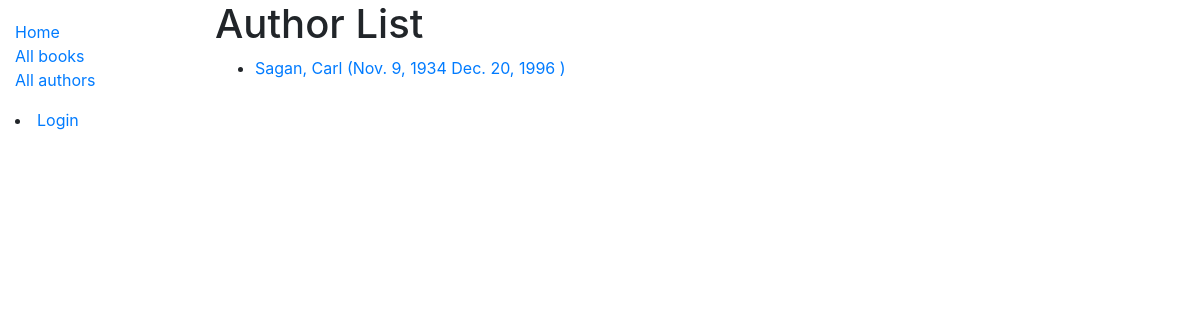
Before: /catalog/authors with the older database file.
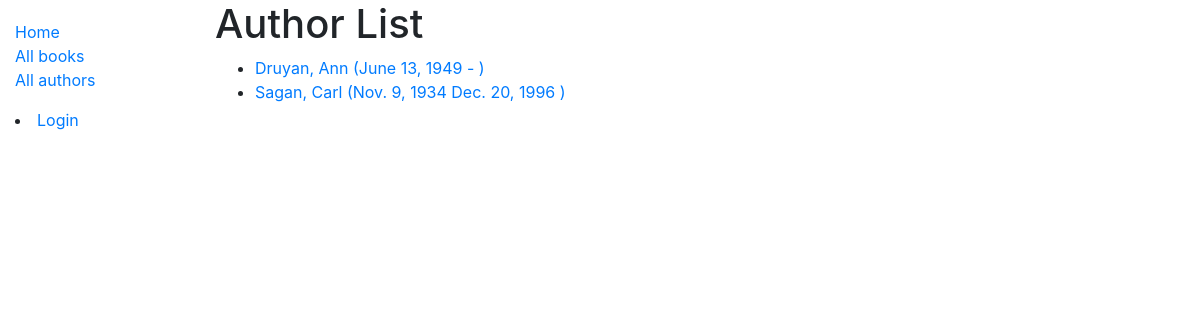
After: the same page with the newer database file.
### catalog/models.py (models this page shows, shortened)
class Author(models.Model):
    first_name = models.CharField(max_length=100)
    last_name = models.CharField(max_length=100)
    date_of_birth = models.DateField(null=True, blank=True)
    date_of_death = models.DateField('Died', null=True, blank=True)
    class Meta:
        ordering = ['last_name', 'first_name']
    def get_absolute_url(self):
        return reverse('author-detail', args=[str(self.id)])

### catalog/views.py (the view)
# urls.py: path('authors', views.AuthorListView.as_view(), name='authors'),
class AuthorListView(generic.ListView):
    model = Author

### catalog/templates/catalog/author_list.html
{% extends "base_generic.html" %}
{% block content %}
  <h1>Author List</h1>
  {% if author_list %}
  <ul>
    {% for author in author_list %}
      <li>
	      <a href="{{ author.get_absolute_url }}">{{ author.last_name }}, {{author.first_name}} ({{ author.date_of_birth }} {{ author.date_of_death|default_if_none:"-" }} )</a>
      </li>
    {% endfor %}
  </ul>
  {% else %}
    <p>There are no authors in the library.</p>
  {% endif %}
{% endblock %}

### catalog/templates/base_generic.html (shortened to what this page needs)
<!DOCTYPE html>
<html lang="en">
<head>
  <link rel="stylesheet" href="https://stackpath.bootstrapcdn.com/bootstrap/4.1.3/css/bootstrap.min.css">
  {% load static %}
  <link rel="stylesheet" href="{% static 'css/styles.css' %}">
</head>
<body>
  <div class="container-fluid">
    <div class="row">
      <div class="col-sm-2">
      {% block sidebar %}
        <ul class="sidebar-nav">
          <li><a href="{% url 'index' %}">Home</a></li>
	  <li><a href="{% url 'books' %}">All books</a></li>
	  <li><a href="{% url 'authors' %}">All authors</a></li>
        </ul>
	{% if user.is_authenticated %}
	 <li>User: {{ user.get_username }}</li>
	 <li><a href="{% url 'logout'%}?next={{request.path}}">Logout</a></li>
	{% else %}
	<li><a href="{% url 'login'%}?next={{request.path}}">Login</a></li>
	{% endif %}
     {% endblock %}
      </div>
      <div class="col-sm-10 ">{% block content %}{% endblock %}
</div>
    </div>
  </div>
</body>
</html>

### catalog/static/css/styles.css (style rules this page uses)
.sidebar-nav { margin-top: 20px; padding: 0; list-style: none; }

Changed rows visible on the page:
added Author: last_name "Druyan", first_name "Ann", date_of_birth "June 13, 1949", date_of_death "-"
